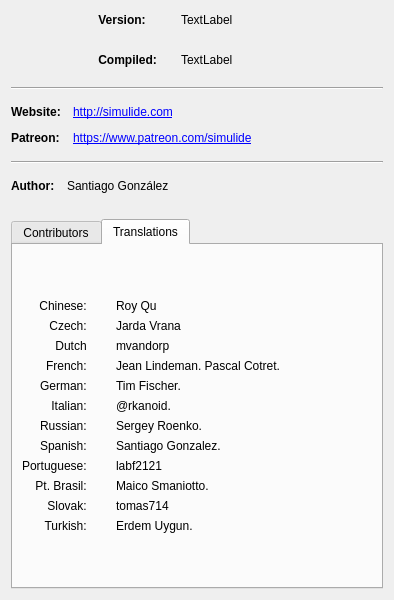
<?xml version="1.0" encoding="UTF-8"?>
<ui version="4.0">
 <class>AboutDialog</class>
 <widget class="QDialog" name="AboutDialog">
  <property name="geometry">
   <rect>
    <x>0</x>
    <y>0</y>
    <width>394</width>
    <height>600</height>
   </rect>
  </property>
  <property name="sizePolicy">
   <sizepolicy hsizetype="Preferred" vsizetype="Preferred">
    <horstretch>0</horstretch>
    <verstretch>0</verstretch>
   </sizepolicy>
  </property>
  <property name="minimumSize">
   <size>
    <width>350</width>
    <height>600</height>
   </size>
  </property>
  <property name="maximumSize">
   <size>
    <width>16777215</width>
    <height>800</height>
   </size>
  </property>
  <property name="windowTitle">
   <string>About SimulIDE</string>
  </property>
  <layout class="QVBoxLayout" name="verticalLayout">
   <item>
    <layout class="QHBoxLayout" name="horizontalLayout">
     <property name="spacing">
      <number>24</number>
     </property>
     <item>
      <widget class="QLabel" name="icon">
       <property name="sizePolicy">
        <sizepolicy hsizetype="Fixed" vsizetype="Fixed">
         <horstretch>0</horstretch>
         <verstretch>0</verstretch>
        </sizepolicy>
       </property>
       <property name="minimumSize">
        <size>
         <width>60</width>
         <height>60</height>
        </size>
       </property>
       <property name="maximumSize">
        <size>
         <width>60</width>
         <height>60</height>
        </size>
       </property>
       <property name="text">
        <string notr="true"/>
       </property>
       <property name="textFormat">
        <enum>Qt::PlainText</enum>
       </property>
       <property name="pixmap">
        <pixmap>../../icons/simulide.png</pixmap>
       </property>
       <property name="scaledContents">
        <bool>true</bool>
       </property>
      </widget>
     </item>
     <item>
      <layout class="QGridLayout" name="gridLayout">
       <item row="0" column="1">
        <widget class="QLabel" name="version">
         <property name="sizePolicy">
          <sizepolicy hsizetype="MinimumExpanding" vsizetype="Fixed">
           <horstretch>0</horstretch>
           <verstretch>0</verstretch>
          </sizepolicy>
         </property>
         <property name="text">
          <string>TextLabel</string>
         </property>
         <property name="textInteractionFlags">
          <set>Qt::NoTextInteraction</set>
         </property>
        </widget>
       </item>
       <item row="1" column="0">
        <widget class="QLabel" name="label_3">
         <property name="sizePolicy">
          <sizepolicy hsizetype="Preferred" vsizetype="Fixed">
           <horstretch>0</horstretch>
           <verstretch>0</verstretch>
          </sizepolicy>
         </property>
         <property name="font">
          <font>
           <weight>75</weight>
           <bold>true</bold>
          </font>
         </property>
         <property name="text">
          <string> Compiled:</string>
         </property>
         <property name="textInteractionFlags">
          <set>Qt::NoTextInteraction</set>
         </property>
        </widget>
       </item>
       <item row="1" column="1">
        <widget class="QLabel" name="compiled">
         <property name="sizePolicy">
          <sizepolicy hsizetype="MinimumExpanding" vsizetype="Fixed">
           <horstretch>0</horstretch>
           <verstretch>0</verstretch>
          </sizepolicy>
         </property>
         <property name="text">
          <string>TextLabel</string>
         </property>
         <property name="textInteractionFlags">
          <set>Qt::NoTextInteraction</set>
         </property>
        </widget>
       </item>
       <item row="0" column="0">
        <widget class="QLabel" name="label">
         <property name="sizePolicy">
          <sizepolicy hsizetype="Preferred" vsizetype="Fixed">
           <horstretch>0</horstretch>
           <verstretch>0</verstretch>
          </sizepolicy>
         </property>
         <property name="font">
          <font>
           <weight>75</weight>
           <bold>true</bold>
          </font>
         </property>
         <property name="text">
          <string> Version:</string>
         </property>
         <property name="textInteractionFlags">
          <set>Qt::NoTextInteraction</set>
         </property>
        </widget>
       </item>
      </layout>
     </item>
    </layout>
   </item>
   <item>
    <widget class="Line" name="line">
     <property name="minimumSize">
      <size>
       <width>0</width>
       <height>22</height>
      </size>
     </property>
     <property name="orientation">
      <enum>Qt::Horizontal</enum>
     </property>
    </widget>
   </item>
   <item>
    <layout class="QGridLayout" name="gridLayout_2">
     <property name="spacing">
      <number>12</number>
     </property>
     <item row="0" column="0">
      <widget class="QLabel" name="label_2">
       <property name="sizePolicy">
        <sizepolicy hsizetype="Fixed" vsizetype="Fixed">
         <horstretch>0</horstretch>
         <verstretch>0</verstretch>
        </sizepolicy>
       </property>
       <property name="font">
        <font>
         <weight>75</weight>
         <bold>true</bold>
        </font>
       </property>
       <property name="text">
        <string>Website:</string>
       </property>
       <property name="textFormat">
        <enum>Qt::PlainText</enum>
       </property>
       <property name="openExternalLinks">
        <bool>false</bool>
       </property>
       <property name="textInteractionFlags">
        <set>Qt::NoTextInteraction</set>
       </property>
      </widget>
     </item>
     <item row="1" column="1">
      <widget class="QLabel" name="patLink">
       <property name="font">
        <font>
         <underline>true</underline>
        </font>
       </property>
       <property name="text">
        <string>&lt;a href=&quot;https://www.patreon.com/simulide/&quot;&gt;https://www.patreon.com/simulide&lt;/a&gt;</string>
       </property>
       <property name="textFormat">
        <enum>Qt::RichText</enum>
       </property>
       <property name="openExternalLinks">
        <bool>true</bool>
       </property>
      </widget>
     </item>
     <item row="0" column="1">
      <widget class="QLabel" name="simLink">
       <property name="font">
        <font>
         <underline>true</underline>
        </font>
       </property>
       <property name="focusPolicy">
        <enum>Qt::NoFocus</enum>
       </property>
       <property name="text">
        <string notr="true">&lt;a href=&quot;http://simulide.com/&quot;&gt;http://simulide.com&lt;/a&gt;</string>
       </property>
       <property name="textFormat">
        <enum>Qt::RichText</enum>
       </property>
       <property name="openExternalLinks">
        <bool>true</bool>
       </property>
       <property name="textInteractionFlags">
        <set>Qt::LinksAccessibleByMouse</set>
       </property>
      </widget>
     </item>
     <item row="1" column="0">
      <widget class="QLabel" name="label_5">
       <property name="sizePolicy">
        <sizepolicy hsizetype="Fixed" vsizetype="Fixed">
         <horstretch>0</horstretch>
         <verstretch>0</verstretch>
        </sizepolicy>
       </property>
       <property name="font">
        <font>
         <weight>75</weight>
         <bold>true</bold>
        </font>
       </property>
       <property name="text">
        <string>Patreon:</string>
       </property>
       <property name="textFormat">
        <enum>Qt::AutoText</enum>
       </property>
       <property name="textInteractionFlags">
        <set>Qt::NoTextInteraction</set>
       </property>
      </widget>
     </item>
    </layout>
   </item>
   <item>
    <widget class="Line" name="line_2">
     <property name="minimumSize">
      <size>
       <width>0</width>
       <height>22</height>
      </size>
     </property>
     <property name="orientation">
      <enum>Qt::Horizontal</enum>
     </property>
    </widget>
   </item>
   <item>
    <layout class="QHBoxLayout" name="horizontalLayout_2">
     <property name="spacing">
      <number>12</number>
     </property>
     <item>
      <widget class="QLabel" name="label_4">
       <property name="sizePolicy">
        <sizepolicy hsizetype="Preferred" vsizetype="Fixed">
         <horstretch>0</horstretch>
         <verstretch>0</verstretch>
        </sizepolicy>
       </property>
       <property name="font">
        <font>
         <weight>75</weight>
         <bold>true</bold>
        </font>
       </property>
       <property name="text">
        <string>Author:</string>
       </property>
       <property name="textFormat">
        <enum>Qt::PlainText</enum>
       </property>
       <property name="openExternalLinks">
        <bool>false</bool>
       </property>
       <property name="textInteractionFlags">
        <set>Qt::NoTextInteraction</set>
       </property>
      </widget>
     </item>
     <item>
      <widget class="QLabel" name="label_13">
       <property name="sizePolicy">
        <sizepolicy hsizetype="Expanding" vsizetype="Fixed">
         <horstretch>0</horstretch>
         <verstretch>0</verstretch>
        </sizepolicy>
       </property>
       <property name="text">
        <string>Santiago González</string>
       </property>
      </widget>
     </item>
    </layout>
   </item>
   <item>
    <widget class="QLabel" name="label_12">
     <property name="sizePolicy">
      <sizepolicy hsizetype="Preferred" vsizetype="Fixed">
       <horstretch>0</horstretch>
       <verstretch>0</verstretch>
      </sizepolicy>
     </property>
     <property name="text">
      <string notr="true"/>
     </property>
    </widget>
   </item>
   <item>
    <widget class="QTabWidget" name="tabWidget">
     <property name="styleSheet">
      <string notr="true"/>
     </property>
     <property name="currentIndex">
      <number>1</number>
     </property>
     <widget class="QWidget" name="tab">
      <property name="font">
       <font>
        <weight>50</weight>
        <bold>false</bold>
       </font>
      </property>
      <attribute name="title">
       <string>Contributors</string>
      </attribute>
      <layout class="QVBoxLayout" name="verticalLayout_2">
       <item>
        <widget class="QLabel" name="label_6">
         <property name="sizePolicy">
          <sizepolicy hsizetype="Preferred" vsizetype="Fixed">
           <horstretch>0</horstretch>
           <verstretch>0</verstretch>
          </sizepolicy>
         </property>
         <property name="minimumSize">
          <size>
           <width>0</width>
           <height>0</height>
          </size>
         </property>
         <property name="font">
          <font>
           <pointsize>11</pointsize>
           <weight>75</weight>
           <bold>true</bold>
          </font>
         </property>
         <property name="text">
          <string>Main contributors:</string>
         </property>
         <property name="alignment">
          <set>Qt::AlignCenter</set>
         </property>
        </widget>
       </item>
       <item>
        <layout class="QGridLayout" name="gridLayout_5">
         <item row="6" column="0">
          <widget class="QLabel" name="label_48">
           <property name="sizePolicy">
            <sizepolicy hsizetype="Preferred" vsizetype="Fixed">
             <horstretch>0</horstretch>
             <verstretch>0</verstretch>
            </sizepolicy>
           </property>
           <property name="text">
            <string>       Bastien Jacquot.</string>
           </property>
          </widget>
         </item>
         <item row="4" column="1">
          <widget class="QLabel" name="label_46">
           <property name="sizePolicy">
            <sizepolicy hsizetype="Preferred" vsizetype="Fixed">
             <horstretch>0</horstretch>
             <verstretch>0</verstretch>
            </sizepolicy>
           </property>
           <property name="text">
            <string>n3645.</string>
           </property>
          </widget>
         </item>
         <item row="5" column="0">
          <widget class="QLabel" name="label_31">
           <property name="sizePolicy">
            <sizepolicy hsizetype="Preferred" vsizetype="Fixed">
             <horstretch>0</horstretch>
             <verstretch>0</verstretch>
            </sizepolicy>
           </property>
           <property name="text">
            <string>       Alex Salishchev.</string>
           </property>
          </widget>
         </item>
         <item row="5" column="1">
          <widget class="QLabel" name="label_45">
           <property name="sizePolicy">
            <sizepolicy hsizetype="Preferred" vsizetype="Fixed">
             <horstretch>0</horstretch>
             <verstretch>0</verstretch>
            </sizepolicy>
           </property>
           <property name="text">
            <string>tfrei.</string>
           </property>
          </widget>
         </item>
         <item row="2" column="1">
          <widget class="QLabel" name="label_30">
           <property name="sizePolicy">
            <sizepolicy hsizetype="Preferred" vsizetype="Fixed">
             <horstretch>0</horstretch>
             <verstretch>0</verstretch>
            </sizepolicy>
           </property>
           <property name="text">
            <string>Roy Qu</string>
           </property>
          </widget>
         </item>
         <item row="7" column="1">
          <widget class="QLabel" name="label_16">
           <property name="sizePolicy">
            <sizepolicy hsizetype="Preferred" vsizetype="Fixed">
             <horstretch>0</horstretch>
             <verstretch>0</verstretch>
            </sizepolicy>
           </property>
           <property name="text">
            <string>Jan K. S.</string>
           </property>
          </widget>
         </item>
         <item row="3" column="1">
          <widget class="QLabel" name="label_20">
           <property name="sizePolicy">
            <sizepolicy hsizetype="Preferred" vsizetype="Fixed">
             <horstretch>0</horstretch>
             <verstretch>0</verstretch>
            </sizepolicy>
           </property>
           <property name="text">
            <string>Giordano.</string>
           </property>
          </widget>
         </item>
         <item row="4" column="0">
          <widget class="QLabel" name="label_47">
           <property name="sizePolicy">
            <sizepolicy hsizetype="Preferred" vsizetype="Fixed">
             <horstretch>0</horstretch>
             <verstretch>0</verstretch>
            </sizepolicy>
           </property>
           <property name="text">
            <string>       Kai Kellner.</string>
           </property>
          </widget>
         </item>
         <item row="7" column="0">
          <widget class="QLabel" name="label_14">
           <property name="sizePolicy">
            <sizepolicy hsizetype="Preferred" vsizetype="Fixed">
             <horstretch>0</horstretch>
             <verstretch>0</verstretch>
            </sizepolicy>
           </property>
           <property name="text">
            <string>       Benoit ZERR.</string>
           </property>
          </widget>
         </item>
         <item row="3" column="0">
          <widget class="QLabel" name="label_17">
           <property name="sizePolicy">
            <sizepolicy hsizetype="Preferred" vsizetype="Fixed">
             <horstretch>0</horstretch>
             <verstretch>0</verstretch>
            </sizepolicy>
           </property>
           <property name="text">
            <string>       Tim Fischer.</string>
           </property>
          </widget>
         </item>
         <item row="6" column="1">
          <widget class="QLabel" name="label_8">
           <property name="sizePolicy">
            <sizepolicy hsizetype="Preferred" vsizetype="Fixed">
             <horstretch>0</horstretch>
             <verstretch>0</verstretch>
            </sizepolicy>
           </property>
           <property name="text">
            <string>A. Cebrian.</string>
           </property>
          </widget>
         </item>
         <item row="2" column="0">
          <widget class="QLabel" name="label_32">
           <property name="sizePolicy">
            <sizepolicy hsizetype="Preferred" vsizetype="Fixed">
             <horstretch>0</horstretch>
             <verstretch>0</verstretch>
            </sizepolicy>
           </property>
           <property name="text">
            <string>       Jarda Vrana</string>
           </property>
          </widget>
         </item>
         <item row="1" column="1">
          <widget class="QLabel" name="label_18">
           <property name="sizePolicy">
            <sizepolicy hsizetype="Preferred" vsizetype="Fixed">
             <horstretch>0</horstretch>
             <verstretch>0</verstretch>
            </sizepolicy>
           </property>
           <property name="text">
            <string>Sergey Roenko.</string>
           </property>
          </widget>
         </item>
         <item row="1" column="0">
          <widget class="QLabel" name="label_26">
           <property name="sizePolicy">
            <sizepolicy hsizetype="Preferred" vsizetype="Fixed">
             <horstretch>0</horstretch>
             <verstretch>0</verstretch>
            </sizepolicy>
           </property>
           <property name="text">
            <string>       P. de Francisco</string>
           </property>
          </widget>
         </item>
        </layout>
       </item>
      </layout>
     </widget>
     <widget class="QWidget" name="tab_2">
      <attribute name="title">
       <string>Translations</string>
      </attribute>
      <layout class="QVBoxLayout" name="verticalLayout_3">
       <item>
        <layout class="QGridLayout" name="gridLayout_4">
         <item row="9" column="1">
          <widget class="QLabel" name="label_34">
           <property name="sizePolicy">
            <sizepolicy hsizetype="Expanding" vsizetype="Fixed">
             <horstretch>0</horstretch>
             <verstretch>0</verstretch>
            </sizepolicy>
           </property>
           <property name="text">
            <string>Maico Smaniotto.</string>
           </property>
          </widget>
         </item>
         <item row="9" column="0">
          <widget class="QLabel" name="label_35">
           <property name="sizePolicy">
            <sizepolicy hsizetype="Preferred" vsizetype="Fixed">
             <horstretch>0</horstretch>
             <verstretch>0</verstretch>
            </sizepolicy>
           </property>
           <property name="text">
            <string>Pt. Brasil:       </string>
           </property>
           <property name="alignment">
            <set>Qt::AlignRight|Qt::AlignTrailing|Qt::AlignVCenter</set>
           </property>
          </widget>
         </item>
         <item row="5" column="1">
          <widget class="QLabel" name="label_37">
           <property name="sizePolicy">
            <sizepolicy hsizetype="Expanding" vsizetype="Fixed">
             <horstretch>0</horstretch>
             <verstretch>0</verstretch>
            </sizepolicy>
           </property>
           <property name="text">
            <string>@rkanoid.</string>
           </property>
          </widget>
         </item>
         <item row="0" column="1">
          <widget class="QLabel" name="label_39">
           <property name="sizePolicy">
            <sizepolicy hsizetype="Expanding" vsizetype="Fixed">
             <horstretch>0</horstretch>
             <verstretch>0</verstretch>
            </sizepolicy>
           </property>
           <property name="text">
            <string>Roy Qu</string>
           </property>
          </widget>
         </item>
         <item row="11" column="1">
          <widget class="QLabel" name="label_10">
           <property name="sizePolicy">
            <sizepolicy hsizetype="Expanding" vsizetype="Fixed">
             <horstretch>0</horstretch>
             <verstretch>0</verstretch>
            </sizepolicy>
           </property>
           <property name="text">
            <string>Erdem Uygun.</string>
           </property>
          </widget>
         </item>
         <item row="11" column="0">
          <widget class="QLabel" name="label_9">
           <property name="sizePolicy">
            <sizepolicy hsizetype="Preferred" vsizetype="Fixed">
             <horstretch>0</horstretch>
             <verstretch>0</verstretch>
            </sizepolicy>
           </property>
           <property name="text">
            <string>Turkish:       </string>
           </property>
           <property name="alignment">
            <set>Qt::AlignRight|Qt::AlignTrailing|Qt::AlignVCenter</set>
           </property>
          </widget>
         </item>
         <item row="5" column="0">
          <widget class="QLabel" name="label_36">
           <property name="sizePolicy">
            <sizepolicy hsizetype="Preferred" vsizetype="Fixed">
             <horstretch>0</horstretch>
             <verstretch>0</verstretch>
            </sizepolicy>
           </property>
           <property name="text">
            <string>Italian:       </string>
           </property>
           <property name="alignment">
            <set>Qt::AlignRight|Qt::AlignTrailing|Qt::AlignVCenter</set>
           </property>
          </widget>
         </item>
         <item row="2" column="0">
          <widget class="QLabel" name="label_43">
           <property name="sizePolicy">
            <sizepolicy hsizetype="Preferred" vsizetype="Fixed">
             <horstretch>0</horstretch>
             <verstretch>0</verstretch>
            </sizepolicy>
           </property>
           <property name="text">
            <string>Dutch       </string>
           </property>
           <property name="alignment">
            <set>Qt::AlignRight|Qt::AlignTrailing|Qt::AlignVCenter</set>
           </property>
          </widget>
         </item>
         <item row="7" column="1">
          <widget class="QLabel" name="label_19">
           <property name="sizePolicy">
            <sizepolicy hsizetype="Expanding" vsizetype="Fixed">
             <horstretch>0</horstretch>
             <verstretch>0</verstretch>
            </sizepolicy>
           </property>
           <property name="text">
            <string>Santiago Gonzalez.</string>
           </property>
          </widget>
         </item>
         <item row="3" column="0">
          <widget class="QLabel" name="label_23">
           <property name="sizePolicy">
            <sizepolicy hsizetype="Preferred" vsizetype="Fixed">
             <horstretch>0</horstretch>
             <verstretch>0</verstretch>
            </sizepolicy>
           </property>
           <property name="text">
            <string>French:       </string>
           </property>
           <property name="alignment">
            <set>Qt::AlignRight|Qt::AlignTrailing|Qt::AlignVCenter</set>
           </property>
          </widget>
         </item>
         <item row="6" column="1">
          <widget class="QLabel" name="label_22">
           <property name="sizePolicy">
            <sizepolicy hsizetype="Expanding" vsizetype="Fixed">
             <horstretch>0</horstretch>
             <verstretch>0</verstretch>
            </sizepolicy>
           </property>
           <property name="text">
            <string>Sergey Roenko.</string>
           </property>
          </widget>
         </item>
         <item row="7" column="0">
          <widget class="QLabel" name="label_15">
           <property name="sizePolicy">
            <sizepolicy hsizetype="Preferred" vsizetype="Fixed">
             <horstretch>0</horstretch>
             <verstretch>0</verstretch>
            </sizepolicy>
           </property>
           <property name="text">
            <string>Spanish:       </string>
           </property>
           <property name="alignment">
            <set>Qt::AlignRight|Qt::AlignTrailing|Qt::AlignVCenter</set>
           </property>
          </widget>
         </item>
         <item row="4" column="1">
          <widget class="QLabel" name="label_25">
           <property name="sizePolicy">
            <sizepolicy hsizetype="Expanding" vsizetype="Fixed">
             <horstretch>0</horstretch>
             <verstretch>0</verstretch>
            </sizepolicy>
           </property>
           <property name="text">
            <string>Tim Fischer.</string>
           </property>
          </widget>
         </item>
         <item row="0" column="0">
          <widget class="QLabel" name="label_27">
           <property name="sizePolicy">
            <sizepolicy hsizetype="Preferred" vsizetype="Fixed">
             <horstretch>0</horstretch>
             <verstretch>0</verstretch>
            </sizepolicy>
           </property>
           <property name="text">
            <string>Chinese:       </string>
           </property>
           <property name="alignment">
            <set>Qt::AlignRight|Qt::AlignTrailing|Qt::AlignVCenter</set>
           </property>
          </widget>
         </item>
         <item row="1" column="0">
          <widget class="QLabel" name="label_33">
           <property name="sizePolicy">
            <sizepolicy hsizetype="Preferred" vsizetype="Fixed">
             <horstretch>0</horstretch>
             <verstretch>0</verstretch>
            </sizepolicy>
           </property>
           <property name="text">
            <string>Czech:       </string>
           </property>
           <property name="alignment">
            <set>Qt::AlignRight|Qt::AlignTrailing|Qt::AlignVCenter</set>
           </property>
          </widget>
         </item>
         <item row="6" column="0">
          <widget class="QLabel" name="label_21">
           <property name="sizePolicy">
            <sizepolicy hsizetype="Preferred" vsizetype="Fixed">
             <horstretch>0</horstretch>
             <verstretch>0</verstretch>
            </sizepolicy>
           </property>
           <property name="text">
            <string>Russian:       </string>
           </property>
           <property name="alignment">
            <set>Qt::AlignRight|Qt::AlignTrailing|Qt::AlignVCenter</set>
           </property>
          </widget>
         </item>
         <item row="8" column="1">
          <widget class="QLabel" name="label_42">
           <property name="sizePolicy">
            <sizepolicy hsizetype="Expanding" vsizetype="Fixed">
             <horstretch>0</horstretch>
             <verstretch>0</verstretch>
            </sizepolicy>
           </property>
           <property name="text">
            <string>labf2121</string>
           </property>
          </widget>
         </item>
         <item row="1" column="1">
          <widget class="QLabel" name="label_28">
           <property name="sizePolicy">
            <sizepolicy hsizetype="Expanding" vsizetype="Fixed">
             <horstretch>0</horstretch>
             <verstretch>0</verstretch>
            </sizepolicy>
           </property>
           <property name="text">
            <string>Jarda Vrana</string>
           </property>
          </widget>
         </item>
         <item row="4" column="0">
          <widget class="QLabel" name="label_29">
           <property name="sizePolicy">
            <sizepolicy hsizetype="Preferred" vsizetype="Fixed">
             <horstretch>0</horstretch>
             <verstretch>0</verstretch>
            </sizepolicy>
           </property>
           <property name="text">
            <string>German:       </string>
           </property>
           <property name="alignment">
            <set>Qt::AlignRight|Qt::AlignTrailing|Qt::AlignVCenter</set>
           </property>
          </widget>
         </item>
         <item row="2" column="1">
          <widget class="QLabel" name="label_41">
           <property name="sizePolicy">
            <sizepolicy hsizetype="Expanding" vsizetype="Fixed">
             <horstretch>0</horstretch>
             <verstretch>0</verstretch>
            </sizepolicy>
           </property>
           <property name="text">
            <string>mvandorp</string>
           </property>
          </widget>
         </item>
         <item row="10" column="0">
          <widget class="QLabel" name="label_38">
           <property name="sizePolicy">
            <sizepolicy hsizetype="Preferred" vsizetype="Fixed">
             <horstretch>0</horstretch>
             <verstretch>0</verstretch>
            </sizepolicy>
           </property>
           <property name="text">
            <string>Slovak:       </string>
           </property>
           <property name="alignment">
            <set>Qt::AlignRight|Qt::AlignTrailing|Qt::AlignVCenter</set>
           </property>
          </widget>
         </item>
         <item row="8" column="0">
          <widget class="QLabel" name="label_44">
           <property name="sizePolicy">
            <sizepolicy hsizetype="Preferred" vsizetype="Fixed">
             <horstretch>0</horstretch>
             <verstretch>0</verstretch>
            </sizepolicy>
           </property>
           <property name="text">
            <string>Portuguese:       </string>
           </property>
           <property name="alignment">
            <set>Qt::AlignRight|Qt::AlignTrailing|Qt::AlignVCenter</set>
           </property>
          </widget>
         </item>
         <item row="3" column="1">
          <widget class="QLabel" name="label_24">
           <property name="sizePolicy">
            <sizepolicy hsizetype="Expanding" vsizetype="Fixed">
             <horstretch>0</horstretch>
             <verstretch>0</verstretch>
            </sizepolicy>
           </property>
           <property name="text">
            <string>Jean Lindeman. Pascal Cotret.</string>
           </property>
          </widget>
         </item>
         <item row="10" column="1">
          <widget class="QLabel" name="label_40">
           <property name="sizePolicy">
            <sizepolicy hsizetype="Expanding" vsizetype="Fixed">
             <horstretch>0</horstretch>
             <verstretch>0</verstretch>
            </sizepolicy>
           </property>
           <property name="text">
            <string>tomas714</string>
           </property>
          </widget>
         </item>
        </layout>
       </item>
      </layout>
     </widget>
    </widget>
   </item>
  </layout>
 </widget>
 <resources/>
 <connections/>
</ui>
